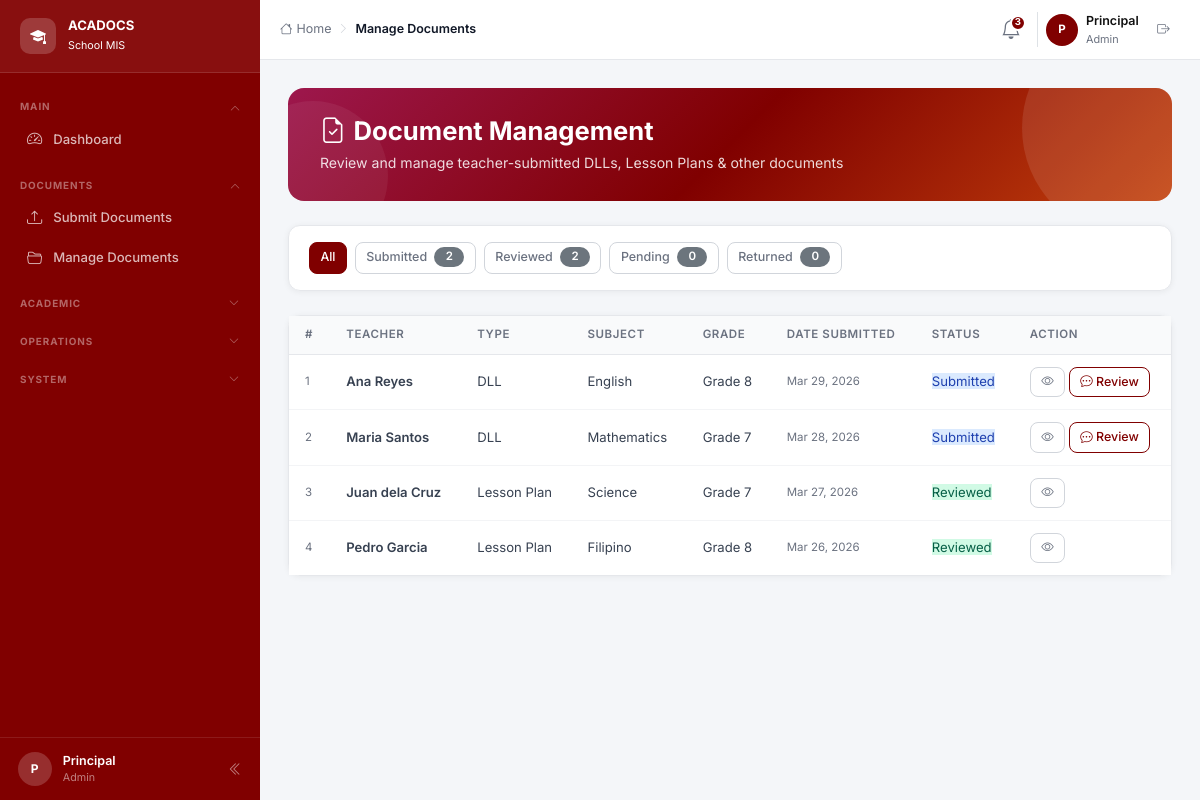
Screenshot of /pages/documents.php (signed in) with the database file from the repository.
### tables this page shows
CREATE TABLE documents (
    id              INT UNSIGNED AUTO_INCREMENT PRIMARY KEY,
    teacher_id      INT UNSIGNED NOT NULL,
    type            ENUM('DLL','Lesson Plan','Assessment','Report') NOT NULL,
    subject         VARCHAR(100) NOT NULL,
    grade_level     VARCHAR(50)  NOT NULL,
    date_submitted  DATETIME     NOT NULL,
    status          ENUM('Submitted','Reviewed','Returned','Pending') DEFAULT 'Pending',
    created_at      TIMESTAMP DEFAULT CURRENT_TIMESTAMP,
    FOREIGN KEY (teacher_id) REFERENCES teachers(id) ON DELETE CASCADE
);

CREATE TABLE teachers (
    id              INT UNSIGNED AUTO_INCREMENT PRIMARY KEY,
    employee_id     VARCHAR(20)  NOT NULL UNIQUE,
    name            VARCHAR(100) NOT NULL,
    email           VARCHAR(150) NOT NULL UNIQUE,
    grade_level     VARCHAR(50)  NOT NULL,
    submission_rate DECIMAL(5,2) DEFAULT 0.00,
    user_id         INT UNSIGNED NULL,
    created_at      TIMESTAMP DEFAULT CURRENT_TIMESTAMP,
    FOREIGN KEY (user_id) REFERENCES users(id) ON DELETE SET NULL
);

### config.php (called while the page is built, shortened)
<?php
function currentUser(): ?array {
    return $_SESSION['user'] ?? null;
}
function hasRole(string ...$roles): bool {
    $user = currentUser();
    return $user && in_array($user['role'], $roles, true);
}
function e(string $s): string {
    return htmlspecialchars($s, ENT_QUOTES, 'UTF-8');
}

### pages/documents.php (the view, shortened to what this page needs)
<?php
require_once __DIR__ . '/../config.php';
$db = getDB();
$statusFilter = $_GET['status'] ?? 'all';
$where  = $statusFilter !== 'all' ? "WHERE d.status=?" : "WHERE 1";
$params = $statusFilter !== 'all' ? [$statusFilter] : [];
$stmt = $db->prepare(
    "SELECT d.*, t.name AS teacher_name FROM documents d
     JOIN teachers t ON t.id=d.teacher_id
     $where ORDER BY d.date_submitted DESC"
);
$stmt->execute($params);
$docs = $stmt->fetchAll();
include __DIR__ . '/../includes/header.php';
?>
<div class="page-header">
  <h4><i class="bi bi-file-earmark-check me-2"></i>Document Management</h4>
  <p>Review and manage teacher-submitted DLLs, Lesson Plans & other documents</p>
</div>
<div class="card mb-4">
  <div class="card-body py-3">
    <div class="d-flex gap-2 flex-wrap">
      <?php foreach (['all'=>'All','Submitted'=>'Submitted','Reviewed'=>'Reviewed','Pending'=>'Pending','Returned'=>'Returned'] as $val=>$lbl): ?>
      <a href="?status=<?= $val ?>"
         class="btn btn-sm <?= $statusFilter===$val ? 'btn-maroon' : 'btn-outline-secondary' ?>">
        <?= $lbl ?>
        <?php if ($val !== 'all'):
          $cnt = $db->prepare("SELECT COUNT(*) FROM documents WHERE status=?");
          $cnt->execute([$val]);
          echo '<span class="badge bg-secondary ms-1">'.$cnt->fetchColumn().'</span>';
        endif; ?>
      </a>
      <?php endforeach; ?>
    </div>
  </div>
</div>
<div class="card">
  <div class="card-body p-0">
    <div class="table-responsive">
      <table class="table table-hover mb-0">
        <thead>
          <tr>
            <th>#</th><th>Teacher</th><th>Type</th><th>Subject</th>
            <th>Grade</th><th>Date Submitted</th><th>Status</th><th>Action</th>
          </tr>
        </thead>
        <tbody>
          <?php foreach ($docs as $i => $doc):
            $badgeMap = ['Submitted'=>'badge-submitted','Reviewed'=>'badge-reviewed','Pending'=>'badge-pending','Returned'=>'badge-returned'];
          ?>
          <tr>
            <td class="text-muted small"><?= $i+1 ?></td>
            <td class="fw-semibold"><?= e($doc['teacher_name']) ?></td>
            <td><?= e($doc['type']) ?></td>
            <td><?= e($doc['subject']) ?></td>
            <td><?= e($doc['grade_level']) ?></td>
            <td class="small text-muted"><?= date('M d, Y', strtotime($doc['date_submitted'])) ?></td>
            <td><span class="status-pill <?= $badgeMap[$doc['status']] ?? 'badge-pending' ?>"><?= e($doc['status']) ?></span></td>
            <td>
              <button class="btn btn-sm btn-outline-secondary"
                      onclick="viewDoc(<?= htmlspecialchars(json_encode($doc), ENT_QUOTES) ?>)">
                <i class="bi bi-eye"></i>
              </button>
              <?php if (hasRole('admin') && $doc['status'] === 'Submitted'): ?>
              <button class="btn btn-sm btn-outline-maroon"
                      onclick="feedbackDoc(<?= $doc['id'] ?>, '<?= e(addslashes($doc['teacher_name'])) ?>')">
                <i class="bi bi-chat-dots"></i> Review
              </button>
              <?php endif; ?>
            </td>
          </tr>
          <?php endforeach; ?>
        </tbody>
      </table>
    </div>
  </div>
</div>
<?php
include __DIR__ . '/../includes/footer.php';
?>

### assets/css/app.css (style rules this page uses)
:root { --primary: #800000; --primary-dark: #560000; --primary-light: #a52a2a; --primary-deeper: #6b0000; --accent: #c2410c; --pink: #9d174d; --bg: #f4f6f9; --card: #ffffff; --border: #e5e7eb; --muted: #6b7280; --sidebar-w: 260px; --sidebar-bg: #800000; --topbar-h: 60px; --radius: 0.75rem; --s-present-bg: #ffe0e0; --s-present-tx: #560000; --s-present-bd: #ffc7c7; --s-late-bg: #ff9999; --s-late-tx: #2b0000; --s-late-bd: #ff6b6b; --s-absent-bg: #2b0000; --s-absent-tx: #ffffff; --s-absent-bd: #400000; --s-leave-bg: #e0e7ff; --s-leave-tx: #3730a3; --s-leave-bd: #a5b4fc; }
*, *::before, *::after { box-sizing: border-box; }
body { margin: 0; background: var(--bg); font-family: 'Inter', system-ui, sans-serif; color: #111827; font-size: 14px; line-height: 1.5; }
.page-header { background: linear-gradient(135deg, var(--pink) 0%, var(--primary) 50%, var(--accent) 100%); border-radius: 16px; padding: 1.75rem 2rem; color: #fff; margin-bottom: 1.5rem; position: relative; overflow: hidden; }
.page-header::before { content: ''; position: absolute; top: -70px; right: -70px; width: 220px; height: 220px; background: rgba(255,255,255,.1); border-radius: 50%; }
.page-header::after { content: ''; position: absolute; bottom: -50px; left: -50px; width: 150px; height: 150px; background: rgba(255,255,255,.06); border-radius: 50%; }
.page-header h1, .page-header h4 { font-weight: 700; margin: 0 0 .35rem; font-size: 1.6rem; position: relative; z-index: 1; }
.page-header p { margin: 0; opacity: .85; font-size: .88rem; position: relative; z-index: 1; }
.card { background: var(--card); border: 1px solid var(--border); border-radius: var(--radius); box-shadow: 0 1px 6px rgba(0,0,0,.06); }
.card-body { padding: 1.25rem; }
.table { width: 100%; border-collapse: collapse; font-size: .82rem; }
.table th { background: #f9fafb; padding: .65rem 1rem; text-align: left; font-size: .72rem; font-weight: 600; text-transform: uppercase; letter-spacing: .05em; color: var(--muted); border-bottom: 1px solid var(--border); }
.table td { padding: .75rem 1rem; border-bottom: 1px solid #f3f4f6; vertical-align: middle; color: #374151; }
.table tbody tr:last-child td { border-bottom: none; }
.badge { display: inline-flex; align-items: center; gap: .3rem; padding: .2rem .65rem; border-radius: 50px; font-size: .72rem; font-weight: 600; border: 1px solid transparent; }
.badge-submitted { background: #dbeafe; color: #1e40af; border-color: #bfdbfe; }
.badge-reviewed { background: #d1fae5; color: #065f46; border-color: #a7f3d0; }
.btn { font-size: .82rem; font-weight: 500; border-radius: 8px; padding: .45rem .9rem; transition: all .15s; }
.btn-sm { padding: .3rem .65rem; font-size: .78rem; }
.btn-primary, .btn-maroon { background: var(--primary); color: #fff; border: 1px solid var(--primary); }
.btn-outline-primary, .btn-outline-maroon { background: transparent; color: var(--primary); border: 1px solid var(--primary); }
.btn-outline-secondary { background: transparent; color: #6b7280; border: 1px solid #d1d5db; }
.text-muted { color: var(--muted) !important; }
.fw-semibold { font-weight: 600; }

### rows the page displays
documents: teacher.name "Ana Reyes", type "DLL", subject "English", grade_level "Grade 8", date_submitted "Mar 29, 2026", status "Submitted"
documents: teacher.name "Maria Santos", type "DLL", subject "Mathematics", grade_level "Grade 7", date_submitted "Mar 28, 2026", status "Submitted"
documents: teacher.name "Juan dela Cruz", type "Lesson Plan", subject "Science", grade_level "Grade 7", date_submitted "Mar 27, 2026", status "Reviewed"
documents: teacher.name "Pedro Garcia", type "Lesson Plan", subject "Filipino", grade_level "Grade 8", date_submitted "Mar 26, 2026", status "Reviewed"

### other values shown
$initials "P"
$user['name'] "Principal"
$role "Admin"
PAGE_TITLE "Manage Documents"
count($recentAnnouncements) "3"
$lbl "All"
$lbl "Submitted"
$cnt->fetchColumn() "2"
$lbl "Reviewed"
$lbl "Pending"
$cnt->fetchColumn() "0"
$lbl "Returned"
